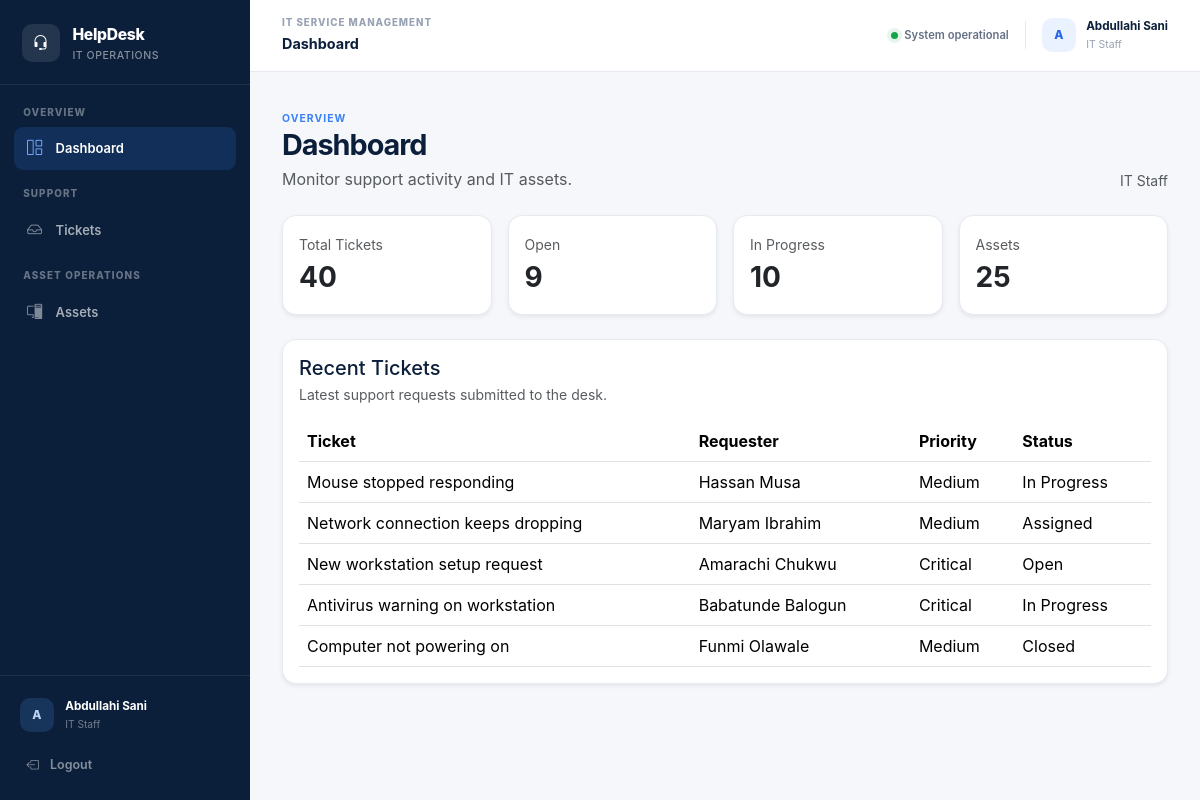
Screenshot of /dashboard/ (signed in) with the database file from the repository.
### helpdesk/models.py (models this page shows, shortened)
class StaffProfile(models.Model):
    ROLE_CHOICES = [
        ("staff", "Staff"),
        ("it_staff", "IT Staff"),
    ]
    user = models.OneToOneField(
        User,
        on_delete=models.CASCADE,
        related_name="staff_profile",
    )
    role = models.CharField(
        max_length=20,
        choices=ROLE_CHOICES,
        default="staff",
    )
    department = models.CharField(
        max_length=100,
        blank=True,
    )
    phone = models.CharField(
        max_length=20,
        blank=True,
    )

class Ticket(models.Model):
    PRIORITY_CHOICES = [
        ("low", "Low"),
        ("medium", "Medium"),
        ("high", "High"),
        ("critical", "Critical"),
    ]
    STATUS_CHOICES = [
        ("open", "Open"),
        ("assigned", "Assigned"),
        ("in_progress", "In Progress"),
        ("resolved", "Resolved"),
        ("closed", "Closed"),
    ]
    requester = models.ForeignKey(
        User,
        on_delete=models.CASCADE,
        related_name="submitted_tickets",
    )
    assigned_to = models.ForeignKey(
        User,
        on_delete=models.SET_NULL,
        null=True,
        blank=True,
        related_name="assigned_tickets",
    )
    title = models.CharField(
        max_length=200,
    )
    description = models.TextField()
    priority = models.CharField(
        max_length=10,
        choices=PRIORITY_CHOICES,
        default="medium",
    )
    status = models.CharField(
        max_length=20,
        choices=STATUS_CHOICES,
        default="open",
    )
    created_at = models.DateTimeField(
        auto_now_add=True,
    )
    updated_at = models.DateTimeField(
        auto_now=True,
    )

### helpdesk/views.py (the view)
@login_required
def dashboard(request):
    if request.user.is_superuser:
        role = "Administrator"
    else:
        try:
            role = request.user.staff_profile.get_role_display()
        except AttributeError:
            raise PermissionDenied
    context = {
        "title": "Dashboard",
        "role": role,
        "total_tickets": Ticket.objects.count(),
        "open_tickets": Ticket.objects.filter(
            status="open"
        ).count(),
        "in_progress_tickets": Ticket.objects.filter(
            status="in_progress"
        ).count(),
        "resolved_tickets": Ticket.objects.filter(
            status="resolved"
        ).count(),
        "total_assets": Asset.objects.count(),
        "assigned_assets": Asset.objects.filter(
            status="assigned"
        ).count(),
        "maintenance_assets": Asset.objects.filter(
            status="maintenance"
        ).count(),
        "recent_tickets": Ticket.objects.select_related(
            "requester",
            "assigned_to",
        ).order_by("-created_at")[:5],
    }
    return render(
        request,
        "helpdesk/dashboard.html",
        context,
    )

### helpdesk/templates/helpdesk/dashboard.html (shortened to what this page needs)
{% extends "helpdesk/base.html" %}
{% block content %}
    <div class="d-flex justify-content-between align-items-end mb-4">
        <div>
            <span class="text-uppercase small fw-bold text-muted">
                Overview
            </span>
            <h1 class="h3 fw-bold mb-1">
                Dashboard
            </h1>
            <p class="text-muted mb-0">
                Monitor support activity and IT assets.
            </p>
        </div>
        <div class="text-muted small">
            {{ role }}
        </div>
    </div>
    <div class="row g-3 mb-4">
        <div class="col-12 col-md-6 col-xl-3">
            <div class="card border-0 shadow-sm h-100">
                <div class="card-body">
                    <span class="text-muted small">
                        Total Tickets
                    </span>
                    <div class="fs-3 fw-bold">
                        {{ total_tickets }}
                    </div>
                </div>
            </div>
        </div>
        <div class="col-12 col-md-6 col-xl-3">
            <div class="card border-0 shadow-sm h-100">
                <div class="card-body">
                    <span class="text-muted small">
                        Open
                    </span>
                    <div class="fs-3 fw-bold">
                        {{ open_tickets }}
                    </div>
                </div>
            </div>
        </div>
        <div class="col-12 col-md-6 col-xl-3">
            <div class="card border-0 shadow-sm h-100">
                <div class="card-body">
                    <span class="text-muted small">
                        In Progress
                    </span>
                    <div class="fs-3 fw-bold">
                        {{ in_progress_tickets }}
                    </div>
                </div>
            </div>
        </div>
        <div class="col-12 col-md-6 col-xl-3">
            <div class="card border-0 shadow-sm h-100">
                <div class="card-body">
                    <span class="text-muted small">
                        Assets
                    </span>
                    <div class="fs-3 fw-bold">
                        {{ total_assets }}
                    </div>
                </div>
            </div>
        </div>
    </div>
    <div class="card border-0 shadow-sm">
        <div class="card-body">
            <div class="mb-3">
                <h2 class="h5 mb-1">
                    Recent Tickets
                </h2>
                <p class="text-muted small mb-0">
                    Latest support requests submitted to the desk.
                </p>
            </div>
            <div class="table-responsive">
                <table class="table align-middle mb-0">
                    <thead>
                        <tr>
                            <th>Ticket</th>
                            <th>Requester</th>
                            <th>Priority</th>
                            <th>Status</th>
                        </tr>
                    </thead>
                    <tbody>
                        {% for ticket in recent_tickets %}
                            <tr>
                                <td>
                                    {{ ticket.title }}
                                </td>
                                <td>
                                    {{ ticket.requester.get_full_name|default:ticket.requester.username }}
                                </td>
                                <td>
                                    {{ ticket.get_priority_display }}
                                </td>
                                <td>
                                    {{ ticket.get_status_display }}
                                </td>
                            </tr>
                        {% endfor %}
                    </tbody>
                </table>
            </div>
        </div>
    </div>
{% endblock %}

### helpdesk/templates/helpdesk/base.html (shortened to what this page needs)
{% load static %}
<!DOCTYPE html>
<html lang="en">
<head>
    <link
        href="https://cdn.jsdelivr.net/npm/bootstrap@5.3.8/dist/css/bootstrap.min.css"
        rel="stylesheet"
    >
    <link
        href="https://cdn.jsdelivr.net/npm/bootstrap-icons@1.11.3/font/bootstrap-icons.css"
        rel="stylesheet"
    >
    <link
        rel="stylesheet"
        href="{% static 'helpdesk/css/style.css' %}"
    >
</head>
<body>
    <div class="helpdesk-shell">
        <aside
            class="helpdesk-sidebar"
            id="helpdeskSidebar"
        >
            <div class="helpdesk-brand">
                <a
                    href="{% url 'helpdesk:dashboard' %}"
                    class="helpdesk-brand-link"
                >
                    <span class="helpdesk-brand-icon">
                        <i class="bi bi-headset"></i>
                    </span>
                    <span class="helpdesk-brand-text">
                        <strong>
                            HelpDesk
                        </strong>
                        <small>
                            IT Operations
                        </small>
                    </span>
                </a>
            </div>
            <nav class="helpdesk-nav">
                <div class="helpdesk-nav-section">
                    Overview
                </div>
                <a
                    href="{% url 'helpdesk:dashboard' %}"
                    class="helpdesk-nav-link {% if request.resolver_match.url_name == 'dashboard' %}active{% endif %}"
                >
                    <i class="bi bi-grid-1x2"></i>
                    <span>
                        Dashboard
                    </span>
                </a>
                <div class="helpdesk-nav-section">
                    Support
                </div>
                <a
                    href="{% url 'helpdesk:ticket_list' %}"
                    class="helpdesk-nav-link {% if 'ticket' in request.resolver_match.url_name %}active{% endif %}"
                >
                    <i class="bi bi-inbox"></i>
                    <span>
                        Tickets
                    </span>
                </a>
                {% if request.user.is_superuser or request.user.staff_profile.role == "it_staff" %}
                    <div class="helpdesk-nav-section">
                        Asset Operations
                    </div>
                    <a
                        href="{% url 'helpdesk:asset_list' %}"
                        class="helpdesk-nav-link {% if 'asset' in request.resolver_match.url_name %}active{% endif %}"
                    >
                        <i class="bi bi-pc-display"></i>
                        <span>
                            Assets
                        </span>
                    </a>
                {% endif %}
            </nav>
            <div class="helpdesk-sidebar-footer">
                <div class="helpdesk-user-mini">
                    <div class="helpdesk-user-avatar">
                        {% if request.user.first_name %}
                            {{ request.user.first_name|first|upper }}
                        {% else %}
                            {{ request.user.username|first|upper }}
                        {% endif %}
                    </div>
                    <div class="helpdesk-user-mini-info">
                        <strong>
                            {{ request.user.get_full_name|default:request.user.username }}
                        </strong>
                        <span>
                            {% if request.user.is_superuser %}
                                Administrator
                            {% else %}
                                {{ request.user.staff_profile.get_role_display }}
                            {% endif %}
                        </span>
                    </div>
                </div>
                <form
                    method="post"
                    action="{% url 'helpdesk:logout' %}"
                >
                    <button
                        type="submit"
                        class="helpdesk-logout"
                    >
                        <i class="bi bi-box-arrow-left"></i>
                        <span>
                            Logout
                        </span>
                    </button>
                </form>
            </div>
        </aside>
        <div class="helpdesk-main">
            <header class="helpdesk-topbar">
                <div class="helpdesk-topbar-left">
                    <div>
                        <span class="helpdesk-topbar-label">
                            IT Service Management
                        </span>
                        <span class="helpdesk-topbar-title">
                            {% block topbar_title %}
                                Dashboard
                            {% endblock %}
                        </span>
                    </div>
                </div>
                <div class="helpdesk-topbar-right">
                    <div class="helpdesk-system-status">
                        <span class="helpdesk-status-dot"></span>
                        System operational
                    </div>
                    <div class="helpdesk-topbar-user">
                        <div class="helpdesk-topbar-avatar">
                            {% if request.user.first_name %}
                                {{ request.user.first_name|first|upper }}
                            {% else %}
                                {{ request.user.username|first|upper }}
                            {% endif %}
                        </div>
                        <div class="helpdesk-topbar-user-info">
                            <strong>
                                {{ request.user.get_full_name|default:request.user.username }}
                            </strong>
                            <span>
                                {% if request.user.is_superuser %}
                                    Administrator
                                {% else %}
                                    {{ request.user.staff_profile.get_role_display }}
                                {% endif %}
                            </span>
                        </div>
                    </div>
                </div>
            </header>
            <main class="helpdesk-content">
                {% block content %}
                {% endblock %}
            </main>
        </div>
    </div>
</body>
</html>

### rows the page displays
Ticket: title "Mouse stopped responding", requester.get_full_name "Hassan Musa", priority "Medium", status "In Progress"
Ticket: title "Network connection keeps dropping", requester.get_full_name "Maryam Ibrahim", priority "Medium", status "Assigned"
Ticket: title "New workstation setup request", requester.get_full_name "Amarachi Chukwu", priority "Critical", status "Open"
Ticket: title "Antivirus warning on workstation", requester.get_full_name "Babatunde Balogun", priority "Critical", status "In Progress"
Ticket: title "Computer not powering on", requester.get_full_name "Funmi Olawale", priority "Medium", status "Closed"

### other values shown
{{ request.user.first_name|first|upper }} "A"
{{ request.user.get_full_name|default:request.user.username }} "Abdullahi Sani"
{{ request.user.staff_profile.get_role_display }} "IT Staff"
{{ role }} "IT Staff"
{{ total_tickets }} "40"
{{ open_tickets }} "9"
{{ in_progress_tickets }} "10"
{{ total_assets }} "25"
